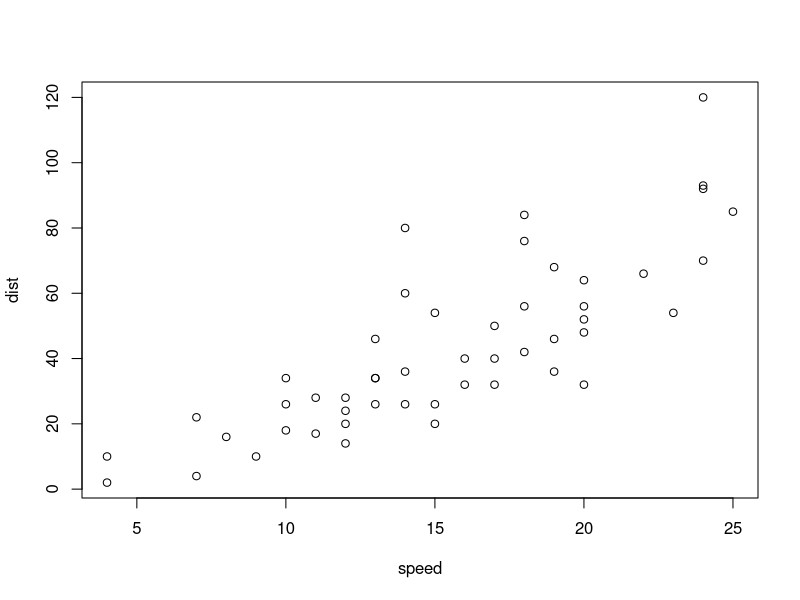
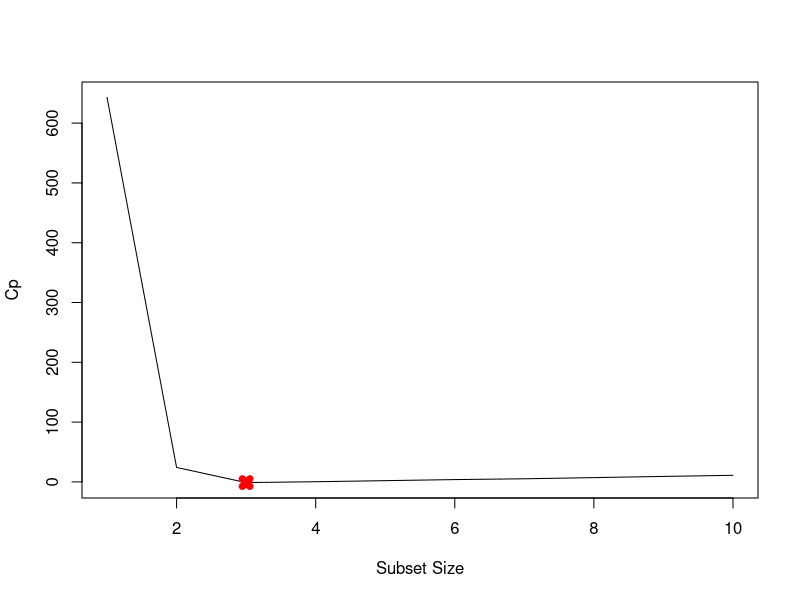
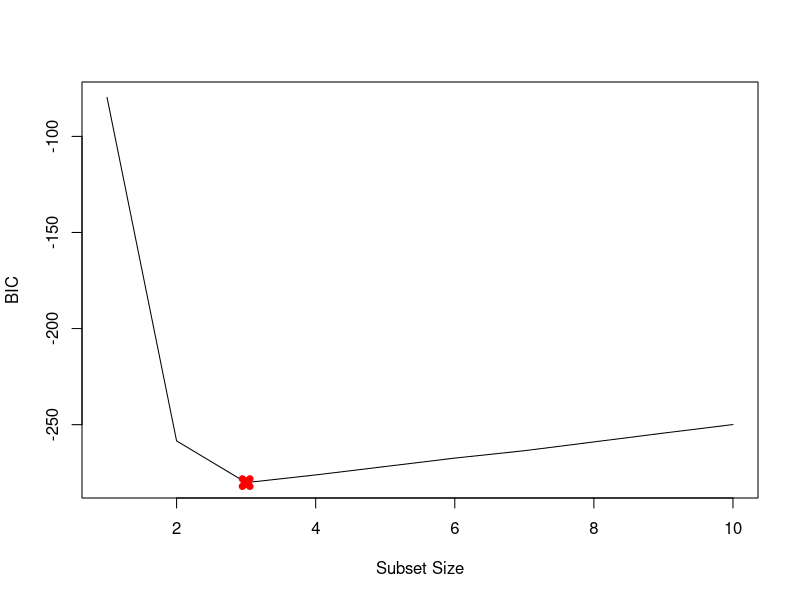
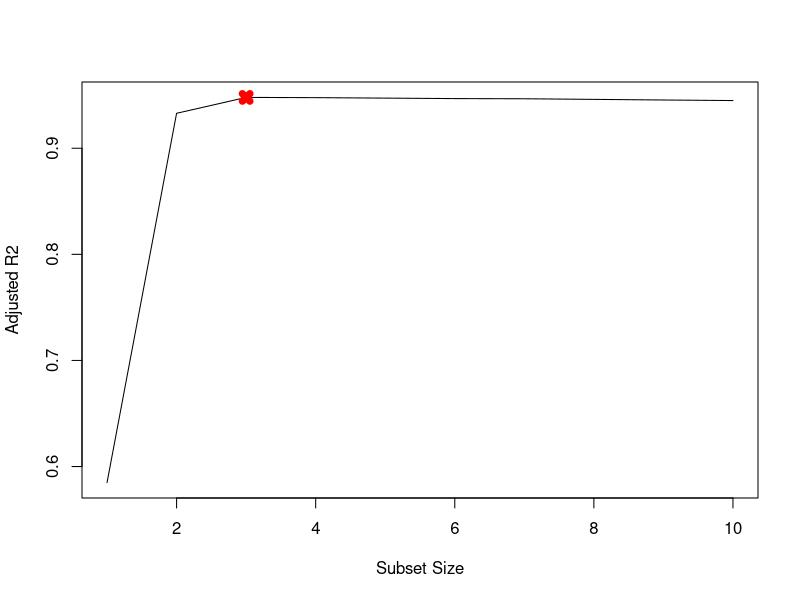
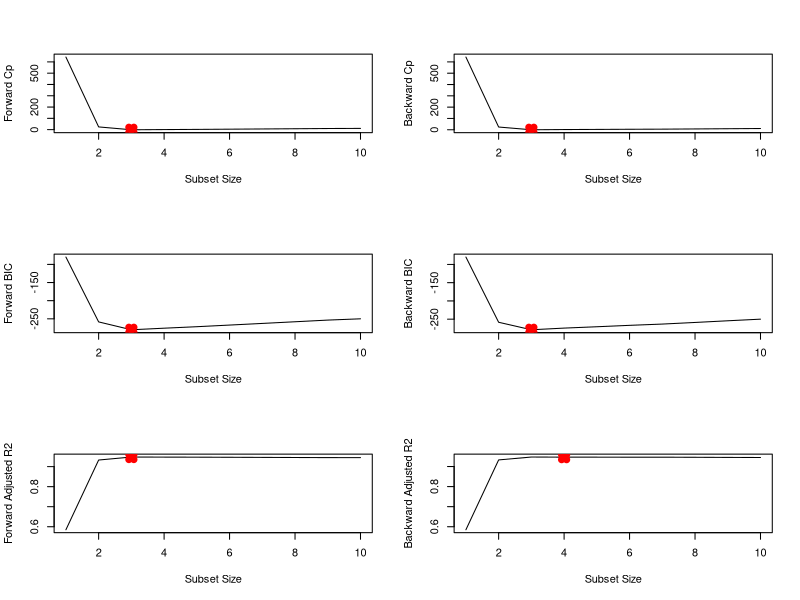
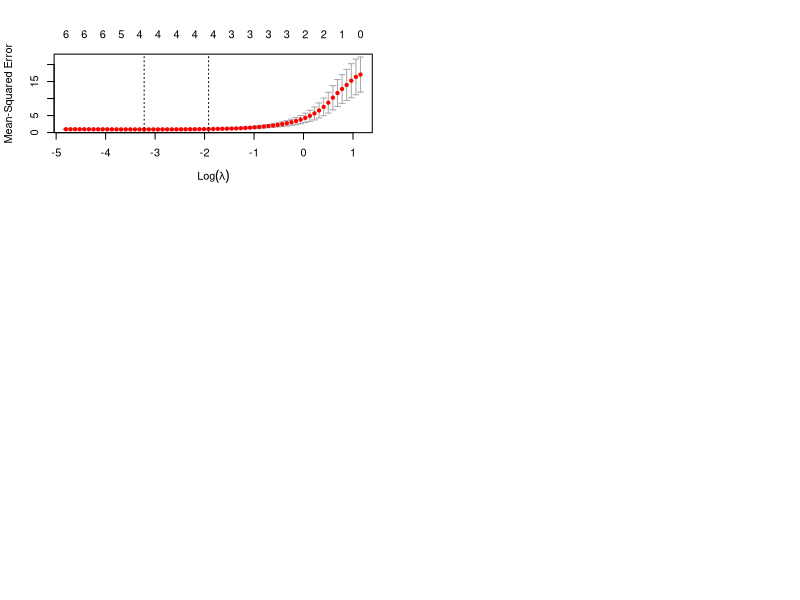

Write R code to recreate these figures, in order.
## ---- chunk 1
plot(cars)
## ---- chunk 2
set.seed(1)
X=rnorm(100)
eps=rnorm(100)
## ---- chunk 3
beta0 = 3
beta1 = 2
beta2 = -3
beta3 = 0.3
Y = beta0 + beta1 * X + beta2 * X^2 + beta3 * X^3 + eps
## ---- chunk 4
library(leaps)
data.full = data.frame(y = Y, x = X)
mod.full = regsubsets(y ~ poly(x, 10, raw = T), data = data.full, nvmax = 10)
mod.summary = summary(mod.full)

# Find the model size for best cp, BIC and adjr2
which.min(mod.summary$cp)
## ---- chunk 5
which.min(mod.summary$bic)
which.min(mod.summary$adjr2)
## ---- chunk 6
plot(mod.summary$cp, xlab = "Subset Size", ylab = "Cp", pch = 20, type = "l")
points(3, mod.summary$cp[3], pch = 4, col = "red", lwd = 7)
plot(mod.summary$bic, xlab = "Subset Size", ylab = "BIC", pch = 20, type = "l")
points(3, mod.summary$bic[3], pch = 4, col = "red", lwd = 7)
plot(mod.summary$adjr2, xlab = "Subset Size", ylab = "Adjusted R2", pch = 20, 
    type = "l")
points(3, mod.summary$adjr2[3], pch = 4, col = "red", lwd = 7)
## ---- chunk 7
mod.fwd = regsubsets(y ~ poly(x, 10, raw = T), data = data.full, nvmax = 10, 
    method = "forward")
mod.bwd = regsubsets(y ~ poly(x, 10, raw = T), data = data.full, nvmax = 10, 
    method = "backward")
fwd.summary = summary(mod.fwd)
bwd.summary = summary(mod.bwd)
which.min(fwd.summary$cp)
which.min(bwd.summary$cp)
which.min(fwd.summary$bic)
which.min(bwd.summary$bic)
which.max(fwd.summary$adjr2)
which.max(bwd.summary$adjr2)

## ---- chunk 8
par(mfrow = c(3, 2))
plot(fwd.summary$cp, xlab = "Subset Size", ylab = "Forward Cp", pch = 20, type = "l")
points(3, fwd.summary$cp[3], pch = 4, col = "red", lwd = 7)
plot(bwd.summary$cp, xlab = "Subset Size", ylab = "Backward Cp", pch = 20, type = "l")
points(3, bwd.summary$cp[3], pch = 4, col = "red", lwd = 7)
plot(fwd.summary$bic, xlab = "Subset Size", ylab = "Forward BIC", pch = 20, 
    type = "l")
points(3, fwd.summary$bic[3], pch = 4, col = "red", lwd = 7)
plot(bwd.summary$bic, xlab = "Subset Size", ylab = "Backward BIC", pch = 20, 
    type = "l")
points(3, bwd.summary$bic[3], pch = 4, col = "red", lwd = 7)
plot(fwd.summary$adjr2, xlab = "Subset Size", ylab = "Forward Adjusted R2", 
    pch = 20, type = "l")
points(3, fwd.summary$adjr2[3], pch = 4, col = "red", lwd = 7)
plot(bwd.summary$adjr2, xlab = "Subset Size", ylab = "Backward Adjusted R2", 
    pch = 20, type = "l")
points(4, bwd.summary$adjr2[4], pch = 4, col = "red", lwd = 7)
## ---- chunk 9
library(glmnet)
## ---- chunk 10
xmat = model.matrix(y ~ poly(x, 10, raw = T), data = data.full)[, -1]
mod.lasso = cv.glmnet(xmat, Y, alpha = 1)
best.lambda = mod.lasso$lambda.min
best.lambda
## ---- chunk 11
plot(mod.lasso)
## ---- chunk 12
# Next fit the model on entire data using best lambda
best.model = glmnet(xmat, Y, alpha = 1)
predict(best.model, s = best.lambda, type = "coefficients")
## ---- chunk 13
beta7 = 7
Y = beta0 + beta7 * X^7 + eps
# Predict using regsubsets
data.full = data.frame(y = Y, x = X)
mod.full = regsubsets(y ~ poly(x, 10, raw = T), data = data.full, nvmax = 10)
mod.summary = summary(mod.full)

# Find the model size for best cp, BIC and adjr2
which.min(mod.summary$cp)
which.min(mod.summary$bic)
which.max(mod.summary$adjr2)

## ---- chunk 14

## ---- chunk 15

## ---- chunk 16

## ---- chunk 17
